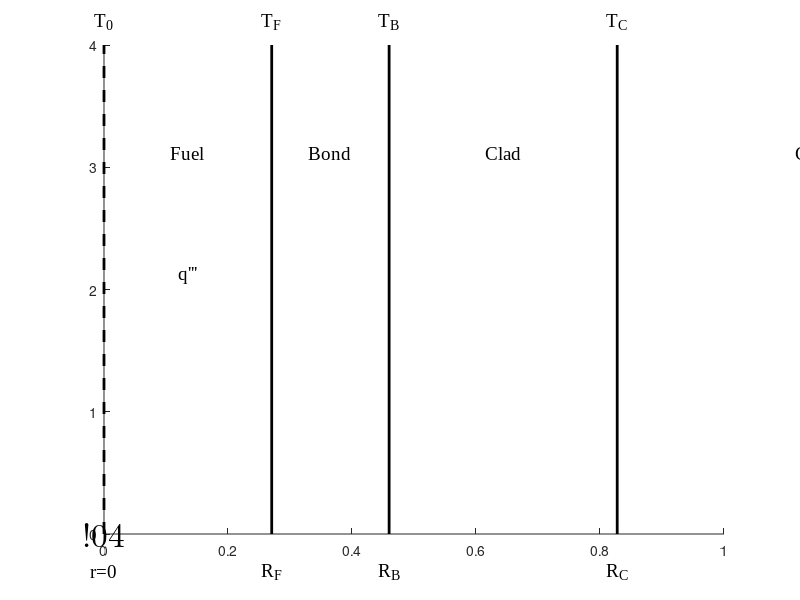

The MATLAB source for this figure: (Note: this script raises an error after producing the figure.)
clear

close all

LW = 2;
FS = 14;
FN = 'Times New Roman';
rfuel = 0.270510;
rbond = rfuel*(1.7);
rclad = rbond*(1.8);


lo = 0;
hi = 4;
txt_lo = lo - .3;
txt_hi = hi * (1.05);
txt_md = 0.8*(txt_lo+txt_hi);

xmax = 1.5;

figure
hold on
plot([0,0],[lo,hi],'k--','LineWidth',LW)
plot([rfuel,rfuel],[lo,hi],'k','LineWidth',LW)
plot([rbond,rbond],[lo,hi],'k','LineWidth',LW)
plot([rclad,rclad],[lo,hi],'k','LineWidth',LW)

text(0,txt_hi,'T_0','FontSize',FS,'FontName',FN,'HorizontalAlignment','center')
text(rfuel,txt_hi,'T_F','FontSize',FS,'FontName',FN,'HorizontalAlignment','center')
text(rbond,txt_hi,'T_B','FontSize',FS,'FontName',FN,'HorizontalAlignment','center')
text(rclad,txt_hi,'T_C','FontSize',FS,'FontName',FN,'HorizontalAlignment','center')
text(0.5*(rclad+xmax),txt_hi,'T_{\infty}','FontSize',FS,'FontName',FN,'HorizontalAlignment','center')

text(0,txt_lo,'r=0','FontSize',FS,'FontName',FN,'HorizontalAlignment','center')
% CENTER-LINE SYMBOL
text(0,txt_lo+0.3,sprintf('\x2104'),'FontSize',24,'FontName','Cambria Math','HorizontalAlignment','center')
text(rfuel,txt_lo,'R_F','FontSize',FS,'FontName',FN,'HorizontalAlignment','center')
text(rbond,txt_lo,'R_B','FontSize',FS,'FontName',FN,'HorizontalAlignment','center')
text(rclad,txt_lo,'R_C','FontSize',FS,'FontName',FN,'HorizontalAlignment','center')

text(0.5*rfuel,txt_md,'Fuel','FontSize',FS,'FontName',FN,'HorizontalAlignment','center')
text(0.5*(rfuel+rbond),txt_md,'Bond','FontSize',FS,'FontName',FN,'HorizontalAlignment','center')
text(0.5*(rbond+rclad),txt_md,'Clad','FontSize',FS,'FontName',FN,'HorizontalAlignment','center')
text(0.5*(rclad+xmax),txt_md,'Coolant','FontSize',FS,'FontName',FN,'HorizontalAlignment','center')

% single apostrophe is indicated by ''
text(0.5*rfuel,txt_md-1,'q''''''','FontSize',FS,'FontName',FN,'HorizontalAlignment','center')

% coolant arrrows
axis(axis)
arrow([rclad+0.2,lo*1.2],[rclad+0.2,hi*.5]);
arrow([rclad+0.3,lo*1.2+0.6],[rclad+0.3,hi*.5+0.6]);
arrow([rclad+0.4,lo*1.2],[rclad+0.4,hi*.5]);

hold off
xlim([-0.1,xmax])
ylim([lo-0.5,hi*1.1])
set(gca,'Visible','off')
print('../figs/radial_model.eps','-depsc2');
close(gcf)






